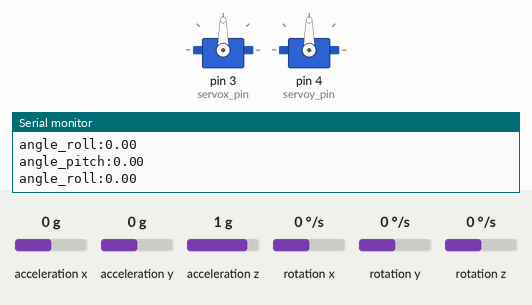
Bench run of a sketch on a simulated Arduino Uno, built with avr-gcc and run on an emulated ATmega328P. On the bench: 2 × servo, the last lines printed to the serial monitor. Wiring (inferred from the names in the program): MPU-6050 motion sensor at I2C address 0x68. The inputs (shaded band) are chosen by the test bench; at power-on: rotation x 0 °/s, rotation y 0 °/s, rotation z 0 °/s, acceleration x 0 g, acceleration y 0 g, acceleration z 1 g.

Above: at 4.1 s.
4.2 s: rotation x set to -192 °/s
At 5.5 s:
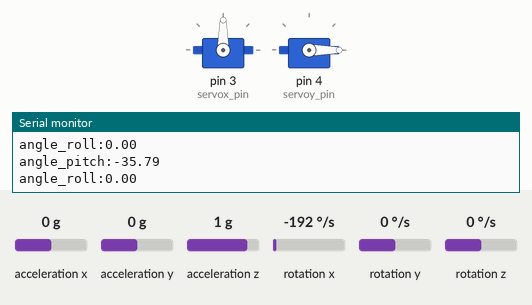
7.2 s: rotation y set to -100 °/s
At 9.9 s:
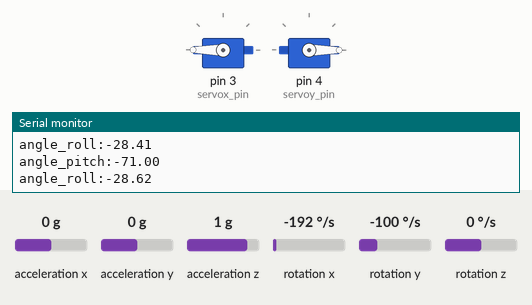
10.2 s: rotation y set to 100 °/s
At 13.1 s:
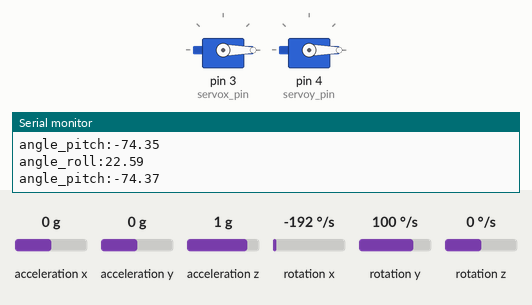
13.2 s: rotation x set to 100 °/s
16.2 s: rotation y set to -192 °/s
At 18.0 s:
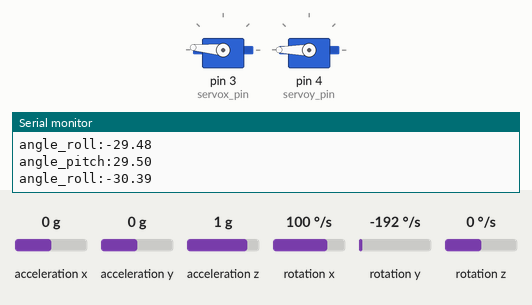
19.2 s: rotation z set to 100 °/s
At 22.61 s:
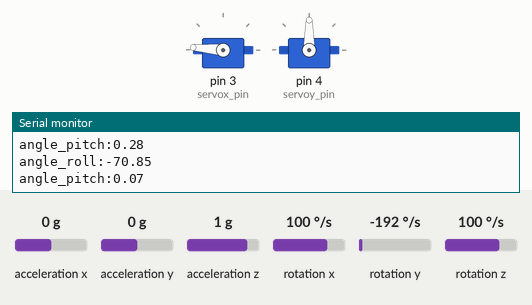
Timing chart, 0 to 25.0 s (numbered marks = the images above; inputs shaded):
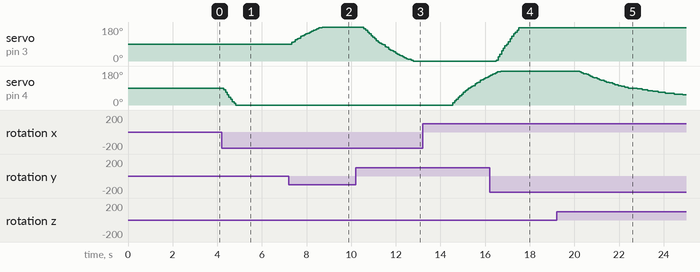

The sketch:

pfff_copy_20240410001556.ino
```cpp
#include <Wire.h>
#include <MPU6050.h>
#include <Servo.h>

Servo servox;
Servo servoy;

const int servox_pin = 3;
const int servoy_pin = 4;


float gForceX, gForceY, gForceZ; //dexrhsimopoieitai

long gyroX, gyroY, gyroZ;
float rotX, rotY, rotZ; //dexrhsimopoieitai
float gyroX_cal, gyroY_cal, gyroZ_cal;
float accelX, accelY, accelZ ;
float angleX_cal, angleY_cal, angleZ_cal ;
float accelX_cal, accelY_cal, accelZ_cal ;
float angle_pitch, angle_roll;
float accel_pitch, accel_roll;
float angle_roll_acc, angle_pitch_acc; //dexrhsimopoieitai
float angle_pitch_output, angle_roll_output; //dexrhsimopoieitai
int acc_calibration_value = 1000; // Enter the accelerometer calibration value, //dexrhsimopoieitai
float angle_acc;

long loop_timer;
int servoXpos = 90;
int servoYpos = 90;
int count = 0;

MPU6050 sensor;


void setupMPU() {
  // Initialize MPU6050
  Wire.beginTransmission(0b1101000);
  Wire.write(0x6B); //leei to sygkekrimeno adress tou register pu thelume (power management settings)
  Wire.write(0b00000000); // Configure MPU6050
  Wire.endTransmission();
  Wire.beginTransmission(0b1101000);
  Wire.write(0x1B); // register gia thn eyaisthisia toy gyroscopiou
  Wire.write(0x08); // Set gyro sensitivity to +/- 500 degrees/sec
  Wire.endTransmission();
  Wire.beginTransmission(0b1101000);
  Wire.write(0x1C);//register gia eyaisthisia accelerometer
  Wire.write(0x10); // Set accelerometer sensitivity to +/- 8g
  Wire.endTransmission();
}

void recordAccelRegisters() {
  Wire.beginTransmission(0b1101000);
  Wire.write(0x3B); // h wire library tou arduino kanei copy to data poy zhtame kai mesolayei thn epikoinvnia me to mpu mesw toy I2C bus
 //einai to register gia to accelaration
  Wire.endTransmission(false);

  // Request data from the MPU6050
  Wire.requestFrom(0b1101000, 6);
  int timeout = 1000;
  while (Wire.available() < 6 && timeout--) {
    delayMicroseconds(1);
  }

  if (timeout <= 0) {
    Serial.println("Error: No response from MPU6050");
    return;
  }

  accelX = Wire.read() << 8 | Wire.read();
  accelY = Wire.read() << 8 | Wire.read();
  accelZ = Wire.read() << 8 | Wire.read();
}

void recordGyroRegisters() {
  Wire.beginTransmission(0b1101000);
  Wire.write(0x43);
  Wire.endTransmission(false);
  Wire.requestFrom(0b1101000, 6);
  int timeout = 1000; //χρονόμετρο
  while (Wire.available() < 6 && timeout--) {
    delayMicroseconds(1);
  }

  if (timeout <= 0) {
    Serial.println("Error: No response from MPU6050");
    return;  }

  gyroX = Wire.read() << 8 | Wire.read();
  gyroY = Wire.read() << 8 | Wire.read();
  gyroZ = Wire.read() << 8 | Wire.read();
}


void setup() {
  Serial.begin(9600);
  servox.attach(servox_pin);
  servoy.attach(servoy_pin);
  Wire.begin();

  Serial.println("Initializing the sensor");
  sensor.initialize();
  Serial.println(sensor.testConnection() ? "Successfully Connected" : "Connection failed");

  delay(1000);
  Serial.println("Taking Values from the sensor");
  delay(1000);

  setupMPU();
//GIA TO GYRO
  for (int i = 0; i < 500; i++) {
    recordGyroRegisters();
    gyroX_cal += gyroX;
    gyroY_cal += gyroY;
    gyroZ_cal += gyroZ;
  }
  gyroX_cal /= 500;
  gyroY_cal /= 500;
  gyroZ_cal /= 500;
  Serial.print("gyroX_cal: ");
  Serial.print(gyroX_cal);
  Serial.print("  gyroY_cal: ");
  Serial.print(gyroY_cal);
  Serial.print("  gyroZ_cal: ");
  Serial.println(gyroZ_cal);

//GIA ACCEL
  for (int i = 0; i < 500; i++) {
    recordAccelRegisters();
    accelX_cal += accelX;
    accelY_cal += accelY;
    accelZ_cal += accelZ;
  }
  accelX_cal /= 500;
  accelY_cal /= 500;
  accelZ_cal /= 500;
  Serial.print("accelX_cal: ");
  Serial.print(accelX_cal);
  Serial.print("  accelY_cal: ");
  Serial.print(accelY_cal);
  Serial.print("  accelZ_cal: ");
  Serial.println(accelZ_cal);


  loop_timer = micros(); //diavazei to current time k to apothikeyei sto loop timer.
}


void loop() {
  recordAccelRegisters();
  recordGyroRegisters();

  gyroX -= gyroX_cal;
  gyroY -= gyroY_cal;
  gyroZ -= gyroZ_cal;


  accelX -= accelX_cal;
  accelY -= accelY_cal;
  accelZ -= accelZ_cal;

  angle_pitch += gyroX * 0.000122; //conversion factor. Oloklhrvnei to dω, metatrepei se Δθ, kai to prosthetei
  //sto angle pitch, etsi wste na jeroume kathe stigmh ti prosanatolismo exei. EINAI SYGKEKRIMENH THESH OXI ΔΙΑΣΤΗΜΑ
  //TO GYRO X DEN EINAI DEGRESS/SEC, ALLA ANTIPROSWPEYEI RAW VALUE!!
  angle_roll += gyroY * 0.000122;

  angle_pitch += angle_roll * sin(gyroZ * 0.000002131); //corrections factors epeidh peristrofh ston y k z axona
  //ephreasoun ton x ajona
  angle_roll -= angle_pitch * sin(gyroZ * 0.000002131);

   float accel_pitch = atan2(-accelX, sqrt(accelY * accelY + accelZ * accelZ)) * 180 / M_PI;
   float accel_roll = angle_pitch * sin(gyroZ * 0.000002131); // Apply correction for gyroZ to roll

  // Apply complementary filter to combine gyro and accelerometer data
  angle_pitch = 0.98 * (angle_pitch + accel_pitch) + 0.02 * accel_pitch; // Adjust alpha values as needed
  angle_roll = 0.98 * (angle_roll + accel_roll) + 0.02 * accel_roll; // Adjust alpha values as needed

  servoXpos = map(angle_roll, 20.00, -20.00, 0, 180);
  servoYpos = map(angle_pitch, -20.00, 20.00, 0, 180);

Serial.print("angle_pitch:");
Serial.println(angle_pitch);
Serial.print("angle_roll:");
Serial.println(angle_roll);

  count++;
  if (count == 1) {
    if (servoXpos >= 0 && servoXpos <= 180) {
      servox.write(servoXpos);
    }
  }
  if (count == 2) {
    count = 0;
    if (servoYpos >= 0 && servoYpos <= 180) {
      servoy.write(servoYpos);
    }
  }

  loop_timer = micros();
}
```

Measured:
- after the input at 4.2 s, servo on pin 4 (servoy_pin): moves from 90° to 0° over 0.53 s, starting after 0.10 s
- after the input at 7.2 s, servo on pin 3 (servox_pin): moves from 90° to 180° over 1.4 s, starting after 0.14 s
- after the input at 10.2 s, servo on pin 3 (servox_pin): moves from 180° to 0° over 2.2 s, starting after 0.37 s
- after the input at 13.2 s, servo on pin 4 (servoy_pin): moves from 0° to 153° over 1.6 s, starting after 1.4 s
- after the input at 16.2 s, servo on pin 3 (servox_pin): moves from 0° to 175° over 1.0 s, starting after 0.31 s
- after the input at 19.2 s, servo on pin 4 (servoy_pin): moves from 180° to 54° over 4.6 s, starting after 1.0 s
